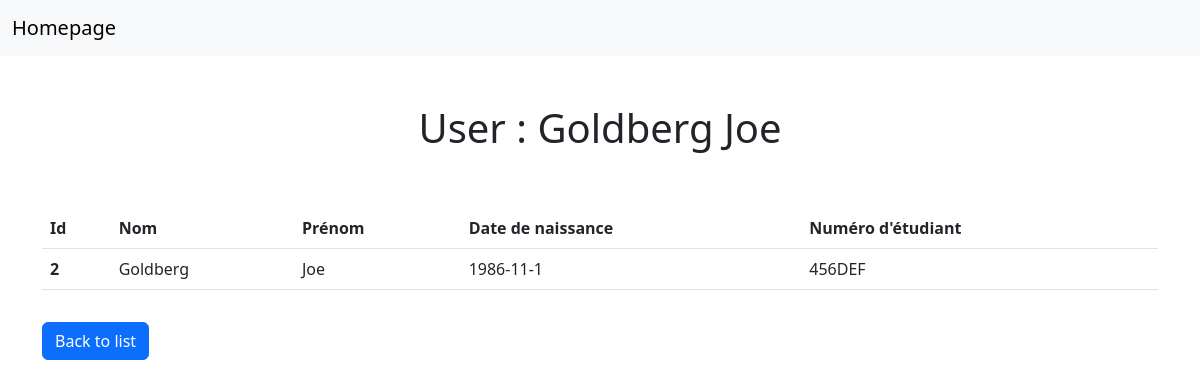
The page /users/show?id=2 on the database its author committed.
### tables this page shows
CREATE TABLE `user` (
  `id` int(11) UNSIGNED NOT NULL,
  `lastname` varchar(255) NOT NULL,
  `firstname` varchar(255) NOT NULL,
  `date_of_birth` varchar(255) NOT NULL,
  `student_number` varchar(255) NOT NULL,
  `identification` varchar(255) NULL,
  `password` varchar(255) NULL
);

### src/Controllers/AbstractController.php (called while the page is built, shortened)
<?php
class AbstractController
{
    public function render(string $viewPath, ?array $params = []): string
    {
        extract($params);
        require BASE_VIEW_PATH . $viewPath . '.php';
        return strval(ob_get_clean());
    }
}

### src/Controllers/UserController.php (called while the page is built, shortened)
<?php
class UserController extends AbstractController
{
    public function show(int $id): string
    {
        $userManager = new UserManager();
        $user = $userManager->selectOneById($id);
        return $this->render('User/show', ['user' => $user]);
    }
}

### public/index.php (called while the page is built, shortened)
<?php
define('START_LAYOUT', include(BASE_VIEW_PATH.'layout/layout_start.php'));
define('END_LAYOUT', include(BASE_VIEW_PATH.'layout/layout_end.php'));
require_once __DIR__ . '/../src/routing.php';

### src/Models/Connection.php (called while the page is built, shortened)
<?php
class Connection
{
    private PDO $connection;
    private string $user = DB_USER;
    private string $host = DB_HOST;
    private string $password = DB_PASSWORD;
    private string $database = DB_NAME;
    public function __construct()
    {
        $this->connection = new PDO(
            'mysql:host=' . $this->host . '; dbname=' . $this->database . '; charset=utf8',
            $this->user,
            $this->password
        );
        $this->connection->setAttribute(PDO::ATTR_DEFAULT_FETCH_MODE, PDO::FETCH_ASSOC);
    }
    public function getconnection(): PDO
    {
        return $this->connection;
    }
}

### src/Models/AbstractManager.php (called while the page is built, shortened)
<?php
abstract class AbstractManager
{
    protected PDO $pdo;
    public function __construct()
    {
        $connection = new Connection();
        $this->pdo = $connection->getConnection();
    }
    public function selectOneById(int $id): array|false
    {
        $statement = $this->pdo->prepare("SELECT * FROM " . static::TABLE . " WHERE id=:id");
        $statement->bindValue('id', $id, \PDO::PARAM_INT);
        $statement->execute();
        return $statement->fetch();
    }
}

### src/Views/User/show.php (the view, shortened to what this page needs)
<nav class="navbar bg-body-tertiary">
    <div class="container-fluid">
        <a class="navbar-brand" href="/">Homepage</a>
    </div>
</nav>
<div class="container">
    <div class="row my-5">
        <h1 class="text-center">User : <?= $user['lastname']. ' ' . $user['firstname']; ?></h1>
    </div>
    <table class="table col-6">
    <thead>
        <tr>
            <th scope="col">Id</th>
            <th scope="col">Nom</th>
            <th scope="col">Prénom</th>
            <th scope="col">Date de naissance</th>
            <th scope="col">Numéro d'étudiant</th>
        </tr>
    </thead>
    <tbody>
        <tr>
            <th scope="row"><?= $user['id']; ?></th>
            <td><?= $user['lastname']; ?></td>
            <td><?= $user['firstname']; ?></td>
            <td><?= $user['date_of_birth']; ?></td>
            <td><?= $user['student_number']; ?></td>
        </tr>
    </tbody>
    </table>
    <div class="d-flex flex-row">
        <a href="/users" class="btn mt-3 btn-primary">Back to list</a>
    </div>
</div>

### rows shown on the page
user: lastname "Goldberg", firstname "Joe", id "2", date_of_birth "1986-11-1", student_number "456DEF"
